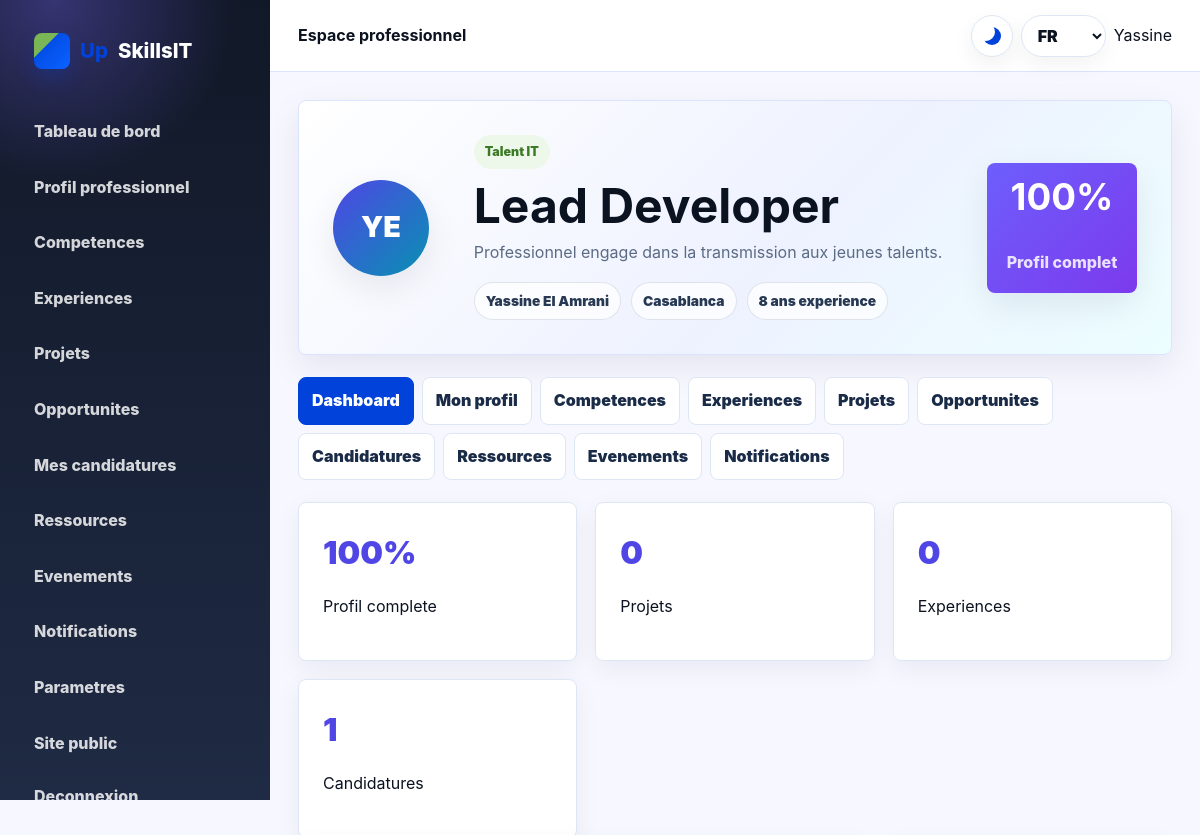
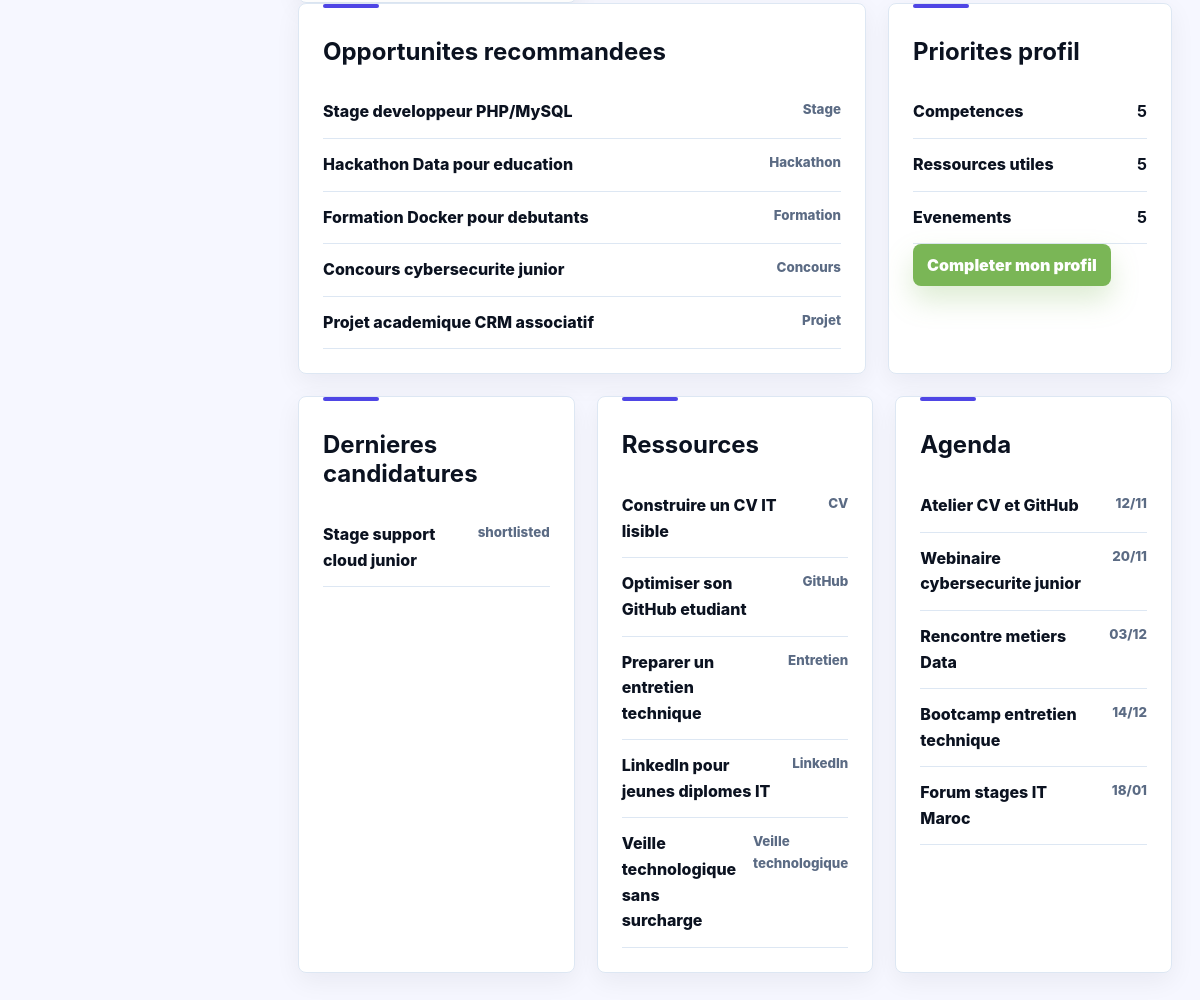
/professionnel (signed in), run on the app's committed database (2 pictures, top to bottom).
### tables this page shows
CREATE TABLE users (
  id BIGINT UNSIGNED AUTO_INCREMENT PRIMARY KEY,
  first_name VARCHAR(100) NOT NULL,
  last_name VARCHAR(100) NOT NULL,
  email VARCHAR(190) NOT NULL UNIQUE,
  password VARCHAR(255) NOT NULL,
  role ENUM('student','professional','company','admin') NOT NULL DEFAULT 'student',
  status ENUM('active','suspended') NOT NULL DEFAULT 'active',
  terms_accepted TINYINT(1) NOT NULL DEFAULT 0,
  data_consent TINYINT(1) NOT NULL DEFAULT 0,
  created_at TIMESTAMP DEFAULT CURRENT_TIMESTAMP,
  updated_at TIMESTAMP DEFAULT CURRENT_TIMESTAMP ON UPDATE CURRENT_TIMESTAMP,
  INDEX idx_users_role_status (role,status)
);

CREATE TABLE professional_profiles (
  id BIGINT UNSIGNED AUTO_INCREMENT PRIMARY KEY,
  user_id BIGINT UNSIGNED NOT NULL UNIQUE,
  function_title VARCHAR(150), company VARCHAR(190), expertise_domain VARCHAR(150), experience_years INT UNSIGNED,
  skills TEXT, location VARCHAR(150), career_path TEXT, interests TEXT, public_links TEXT, bio TEXT,
  created_at TIMESTAMP DEFAULT CURRENT_TIMESTAMP, updated_at TIMESTAMP DEFAULT CURRENT_TIMESTAMP ON UPDATE CURRENT_TIMESTAMP,
  CONSTRAINT fk_professional_user FOREIGN KEY (user_id) REFERENCES users(id) ON DELETE CASCADE
);

CREATE TABLE opportunities (
  id BIGINT UNSIGNED AUTO_INCREMENT PRIMARY KEY,
  title VARCHAR(190) NOT NULL,
  type VARCHAR(80) NOT NULL,
  organism VARCHAR(190) NOT NULL,
  description TEXT NOT NULL,
  target_profile TEXT,
  skills TEXT,
  location VARCHAR(150),
  deadline DATE,
  application_method TEXT,
  application_link VARCHAR(255),
  company_user_id BIGINT UNSIGNED NULL,
  status ENUM('draft','published','closed') NOT NULL DEFAULT 'draft',
  published_at DATETIME NULL,
  created_at TIMESTAMP DEFAULT CURRENT_TIMESTAMP,
  updated_at TIMESTAMP DEFAULT CURRENT_TIMESTAMP ON UPDATE CURRENT_TIMESTAMP,
  INDEX idx_opportunities_status_deadline (status,deadline),
  INDEX idx_opportunities_type_location (type,location),
  INDEX idx_opportunities_company (company_user_id),
  FOREIGN KEY(company_user_id) REFERENCES users(id) ON DELETE SET NULL
);

CREATE TABLE applications (
  id BIGINT UNSIGNED AUTO_INCREMENT PRIMARY KEY,
  opportunity_id BIGINT UNSIGNED NOT NULL,
  user_id BIGINT UNSIGNED NOT NULL,
  message TEXT,
  status ENUM('new','reviewed','shortlisted','rejected') NOT NULL DEFAULT 'new',
  created_at TIMESTAMP DEFAULT CURRENT_TIMESTAMP,
  updated_at TIMESTAMP DEFAULT CURRENT_TIMESTAMP ON UPDATE CURRENT_TIMESTAMP,
  UNIQUE KEY uq_applications_opportunity_user (opportunity_id,user_id),
  INDEX idx_applications_status (status),
  FOREIGN KEY(opportunity_id) REFERENCES opportunities(id) ON DELETE CASCADE,
  FOREIGN KEY(user_id) REFERENCES users(id) ON DELETE CASCADE
);

CREATE TABLE resources (
  id BIGINT UNSIGNED AUTO_INCREMENT PRIMARY KEY,
  title VARCHAR(190) NOT NULL,
  description TEXT NOT NULL,
  category VARCHAR(120) NOT NULL,
  author VARCHAR(150),
  source VARCHAR(190),
  content LONGTEXT,
  link VARCHAR(255),
  document_path VARCHAR(255),
  status ENUM('draft','published') NOT NULL DEFAULT 'draft',
  published_at DATETIME NULL,
  created_at TIMESTAMP DEFAULT CURRENT_TIMESTAMP,
  updated_at TIMESTAMP DEFAULT CURRENT_TIMESTAMP ON UPDATE CURRENT_TIMESTAMP,
  INDEX idx_resources_status_category (status,category)
);

CREATE TABLE events (
  id BIGINT UNSIGNED AUTO_INCREMENT PRIMARY KEY,
  title VARCHAR(190) NOT NULL,
  description TEXT NOT NULL,
  event_date DATETIME NOT NULL,
  location VARCHAR(150),
  capacity INT UNSIGNED NOT NULL DEFAULT 1,
  speaker VARCHAR(150),
  status ENUM('draft','published','closed') NOT NULL DEFAULT 'draft',
  created_at TIMESTAMP DEFAULT CURRENT_TIMESTAMP,
  updated_at TIMESTAMP DEFAULT CURRENT_TIMESTAMP ON UPDATE CURRENT_TIMESTAMP,
  INDEX idx_events_status_date (status,event_date)
);

### app/Views/professionnel/index.php (the view, shortened to what the rows shown need)
<?php
$skills = array_values(array_filter(array_map('trim', explode(',', (string) ($profile['skills'] ?? '')))));
$active = fn(string $name): string => $section === $name ? ' is-active' : '';
$fullName = trim(($user['first_name'] ?? '') . ' ' . ($user['last_name'] ?? ''));
$initials = strtoupper(substr($user['first_name'] ?? 'U', 0, 1) . substr($user['last_name'] ?? 'P', 0, 1));
?>
<section class="pro-hero">
    <div class="avatar-xl"><?= e($initials) ?></div>
    <div>
        <span class="badge green">Talent IT</span>
        <h1><?= e($profile['function_title'] ?: ($fullName ?: 'Profil professionnel')) ?></h1>
        <p><?= e($profile['bio'] ?: 'Construisez un profil clair, valorisez vos competences et postulez aux opportunites publiees sur UpSkillsIT.') ?></p>
        <div class="hero-meta">
            <span><?= e($fullName ?: 'Nom a renseigner') ?></span>
            <span><?= e($profile['location'] ?: 'Localisation a renseigner') ?></span>
            <span><?= (int) ($profile['experience_years'] ?? 0) ?> ans experience</span>
        </div>
    </div>
    <div class="profile-score"><strong><?= (int) $completion ?>%</strong><span>Profil complet</span></div>
</section>
<nav class="tabs professional-tabs">
    <a class="<?= $active('dashboard') ?>" href="<?= url('/professionnel') ?>">Dashboard</a>
    <a class="<?= $active('profile') ?>" href="<?= url('/professionnel/profil') ?>">Mon profil</a>
    <a class="<?= $active('skills') ?>" href="<?= url('/professionnel/competences') ?>">Competences</a>
    <a class="<?= $active('experiences') ?>" href="<?= url('/professionnel/experiences') ?>">Experiences</a>
    <a class="<?= $active('projects') ?>" href="<?= url('/professionnel/projets') ?>">Projets</a>
    <a class="<?= $active('opportunities') ?>" href="<?= url('/professionnel/opportunites') ?>">Opportunites</a>
    <a class="<?= $active('applications') ?>" href="<?= url('/professionnel/candidatures') ?>">Candidatures</a>
    <a class="<?= $active('resources') ?>" href="<?= url('/professionnel/ressources') ?>">Ressources</a>
    <a class="<?= $active('events') ?>" href="<?= url('/professionnel/evenements') ?>">Evenements</a>
    <a class="<?= $active('notifications') ?>" href="<?= url('/professionnel/notifications') ?>">Notifications</a>
</nav>
<?php if ($section === 'profile'): ?>
<form class="form panel" method="post" action="<?= url('/professionnel/profil') ?>">
    <?= CSRF::field() ?>
    <h2>Profil professionnel</h2>
    <div class="grid-2">
        <label>Metier<input name="function_title" value="<?= e($profile['function_title'] ?? '') ?>" required></label>
        <label>Entreprise actuelle<input name="company" value="<?= e($profile['company'] ?? '') ?>"></label>
        <label>Domaine d'expertise<input name="expertise_domain" value="<?= e($profile['expertise_domain'] ?? '') ?>"></label>
        <label>Annees d'experience<input type="number" min="0" name="experience_years" value="<?= e($profile['experience_years'] ?? '') ?>"></label>
        <label>Localisation<input name="location" value="<?= e($profile['location'] ?? '') ?>"></label>
        <label>Liens publics<input name="public_links" value="<?= e($profile['public_links'] ?? '') ?>"></label>
    </div>
    <label>Competences<textarea name="skills" placeholder="PHP, Laravel, MySQL, React, Cloud"><?= e($profile['skills'] ?? '') ?></textarea></label>
    <label>Parcours<textarea name="career_path"><?= e($profile['career_path'] ?? '') ?></textarea></label>
    <label>Centres d'interet<textarea name="interests"><?= e($profile['interests'] ?? '') ?></textarea></label>
    <label>Bio<textarea name="bio"><?= e($profile['bio'] ?? '') ?></textarea></label>
    <button class="btn btn-primary">Enregistrer le profil</button>
</form>
<?php else: ?>
<section class="stats-grid">
    <article class="stat"><span><?= (int) $completion ?>%</span><p>Profil complete</p></article>
    <article class="stat"><span><?= count($projects) ?></span><p>Projets</p></article>
    <article class="stat"><span><?= count($experiences) ?></span><p>Experiences</p></article>
    <article class="stat"><span><?= (int) ($applicationStats['total'] ?? 0) ?></span><p>Candidatures</p></article>
</section>
<section class="dashboard-grid">
    <article class="panel"><h2>Opportunites recommandees</h2><?php foreach ($opportunities as $item): ?><a class="list-row" href="<?= url('/opportunite/' . (int) $item['id']) ?>"><span><?= e($item['title']) ?></span><small><?= e($item['type']) ?></small></a><?php endforeach; ?></article>
    <article class="panel"><h2>Priorites profil</h2><div class="list-row"><span>Competences</span><strong><?= count($skills) ?></strong></div><div class="list-row"><span>Ressources utiles</span><strong><?= count($resources) ?></strong></div><div class="list-row"><span>Evenements</span><strong><?= count($events) ?></strong></div><a class="btn btn-primary" href="<?= url('/professionnel/profil') ?>">Completer mon profil</a></article>
</section>
<section class="dashboard-columns">
    <article class="panel"><h2>Dernieres candidatures</h2><?php foreach (array_slice($applications, 0, 4) as $a): ?><div class="list-row"><span><?= e($a['opportunity_title']) ?></span><small><?= e($a['status']) ?></small></div><?php endforeach; ?></article>
    <article class="panel"><h2>Ressources</h2><?php foreach ($resources as $r): ?><a class="list-row" href="<?= url('/ressource/' . (int) $r['id']) ?>"><span><?= e($r['title']) ?></span><small><?= e($r['category']) ?></small></a><?php endforeach; ?></article>
    <article class="panel"><h2>Agenda</h2><?php foreach ($events as $event): ?><a class="list-row" href="<?= url('/evenement/' . (int) $event['id']) ?>"><span><?= e($event['title']) ?></span><small><?= e(date('d/m', strtotime($event['event_date']))) ?></small></a><?php endforeach; ?></article>
</section>
<?php endif; ?>

### app/Core/Router.php (shortened to what the rows shown need)
<?php
final class Router
{
    private array $routes = [];
    private function add(string $method, string $path, array $handler): void
    {
        $pattern = preg_replace('#\{([a-zA-Z_][a-zA-Z0-9_]*)\}#', '(?P<$1>[^/]+)', rtrim($path, '/') ?: '/');
        $this->routes[] = compact('method', 'path', 'handler') + ['pattern' => '#^' . $pattern . '$#'];
    }
    public function dispatch(string $method, string $uri): void
    {
        $path = parse_url($uri, PHP_URL_PATH) ?: '/';
        $path = rtrim($path, '/') ?: '/';
        foreach ($this->routes as $route) {
            if ($route['method'] === $method && preg_match($route['pattern'], $path, $matches)) {
                [$class, $action] = $route['handler'];
                $params = array_filter($matches, 'is_string', ARRAY_FILTER_USE_KEY);
                (new $class())->$action(...array_values($params));
                return;
            }
        }
    }
}

### app/Views/layouts/dashboard.php (shortened to what the rows shown need)
<?php $role = Auth::role(); ?>
<!doctype html>
<html lang="<?= e(current_lang()) ?>">
<head>
    <link rel="stylesheet" href="<?= asset('css/app.css') ?>">
</head>
<body class="app-shell role-<?= e($role ?? 'student') ?> <?= $role === 'professional' ? 'professional-shell' : ($role === 'company' ? 'company-shell' : 'student-shell') ?>">
<aside class="sidebar">
    <a class="brand" href="<?= url('/') ?>"><span>Up</span>SkillsIT</a>
    <nav>
        <?php if ($role === 'professional'): ?>
            <a href="<?= url('/professionnel') ?>"><?= e(t('nav.dashboard')) ?></a>
            <a href="<?= url('/professionnel/profil') ?>"><?= e(t('nav.professional_profile')) ?></a>
            <a href="<?= url('/professionnel/competences') ?>"><?= e(t('nav.skills')) ?></a>
            <a href="<?= url('/professionnel/experiences') ?>"><?= e(t('nav.experiences')) ?></a>
            <a href="<?= url('/professionnel/projets') ?>"><?= e(t('nav.projects')) ?></a>
            <a href="<?= url('/professionnel/opportunites') ?>"><?= e(t('nav.opportunities')) ?></a>
            <a href="<?= url('/professionnel/candidatures') ?>"><?= e(t('nav.applications')) ?></a>
            <a href="<?= url('/professionnel/ressources') ?>"><?= e(t('nav.resources')) ?></a>
            <a href="<?= url('/professionnel/evenements') ?>"><?= e(t('nav.events')) ?></a>
            <a href="<?= url('/professionnel/notifications') ?>"><?= e(t('nav.notifications')) ?></a>
        <?php endif; ?>
        <a href="<?= url($role === 'professional' ? '/professionnel/parametres' : ($role === 'company' ? '/entreprise/parametres' : '/compte')) ?>"><?= e(t('nav.settings')) ?></a>
        <a href="<?= url('/') ?>"><?= e(t('nav.public_site')) ?></a>
        <form method="post" action="<?= url('/deconnexion') ?>"><?= CSRF::field() ?><button><?= e(t('nav.logout')) ?></button></form>
    </nav>
</aside>
<div class="workspace">
    <header class="topbar">
        <strong><?= e($title ?? '') ?></strong>
        <div class="topbar-actions">
            <button class="theme-toggle" type="button" data-theme-toggle aria-label="<?= e(t('ui.theme_toggle')) ?>" title="<?= e(t('ui.theme_toggle')) ?>"><span class="theme-icon theme-icon--moon" aria-hidden="true"></span><span class="theme-icon theme-icon--sun" aria-hidden="true"></span></button>
            <form class="lang-switch" method="get" action="<?= e(parse_url($_SERVER['REQUEST_URI'] ?? '/', PHP_URL_PATH) ?: '/') ?>">
                <select id="lang-dashboard" name="lang" aria-label="<?= e(t('ui.language')) ?>" title="<?= e(t('ui.language')) ?>">
                    <option value="fr"<?= selected(current_lang(), 'fr') ?>>FR</option>
                </select>
            </form>
            <span><?= e(Auth::user()['first_name'] ?? '') ?></span>
        </div>
    </header>
    <main class="workspace-main"><?= $content ?></main>
</div>
</body>
</html>

### data on the page
users: first_name "Yassine", initials "YE", first_name+last_name "Yassine El Amrani"
professional_profiles: function_title "Lead Developer", bio "Professionnel engage dans la transmission aux jeunes talents.", location "Casablanca", experience_years "8", skills "5"
opportunities: title "Stage developpeur PHP/MySQL", type "Stage"
opportunities: title "Hackathon Data pour education", type "Hackathon"
opportunities: title "Formation Docker pour debutants", type "Formation"
opportunities: title "Concours cybersecurite junior", type "Concours"
opportunities: title "Projet academique CRM associatif", type "Projet"
applications: opportunity.title "Stage support cloud junior", status "shortlisted"
resources: title "Construire un CV IT lisible", category "CV"
resources: title "Optimiser son GitHub etudiant", category "GitHub"
resources: title "Preparer un entretien technique", category "Entretien"
resources: title "LinkedIn pour jeunes diplomes IT", category "LinkedIn"
resources: title "Veille technologique sans surcharge", category "Veille technologique"
events: title "Atelier CV et GitHub", event_date "12/11"
events: title "Webinaire cybersecurite junior", event_date "20/11"
events: title "Rencontre metiers Data", event_date "03/12"
events: title "Bootcamp entretien technique", event_date "14/12"
events: title "Forum stages IT Maroc", event_date "18/01"

### other printed values
count($projects) "0"
count($experiences) "0"
$applicationStats['total'] "1"
